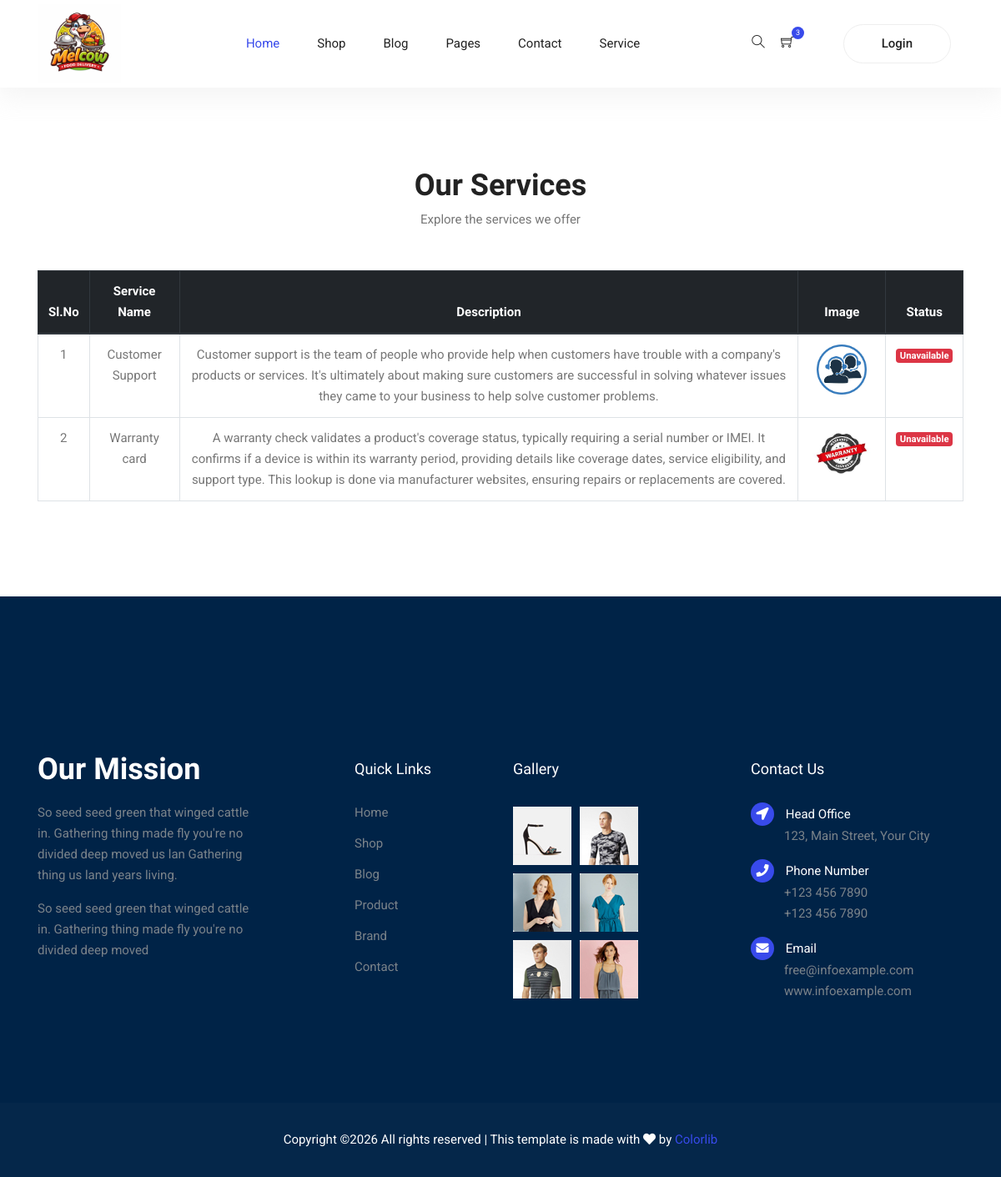
Before: /userapp/service_page/ with the older database file.
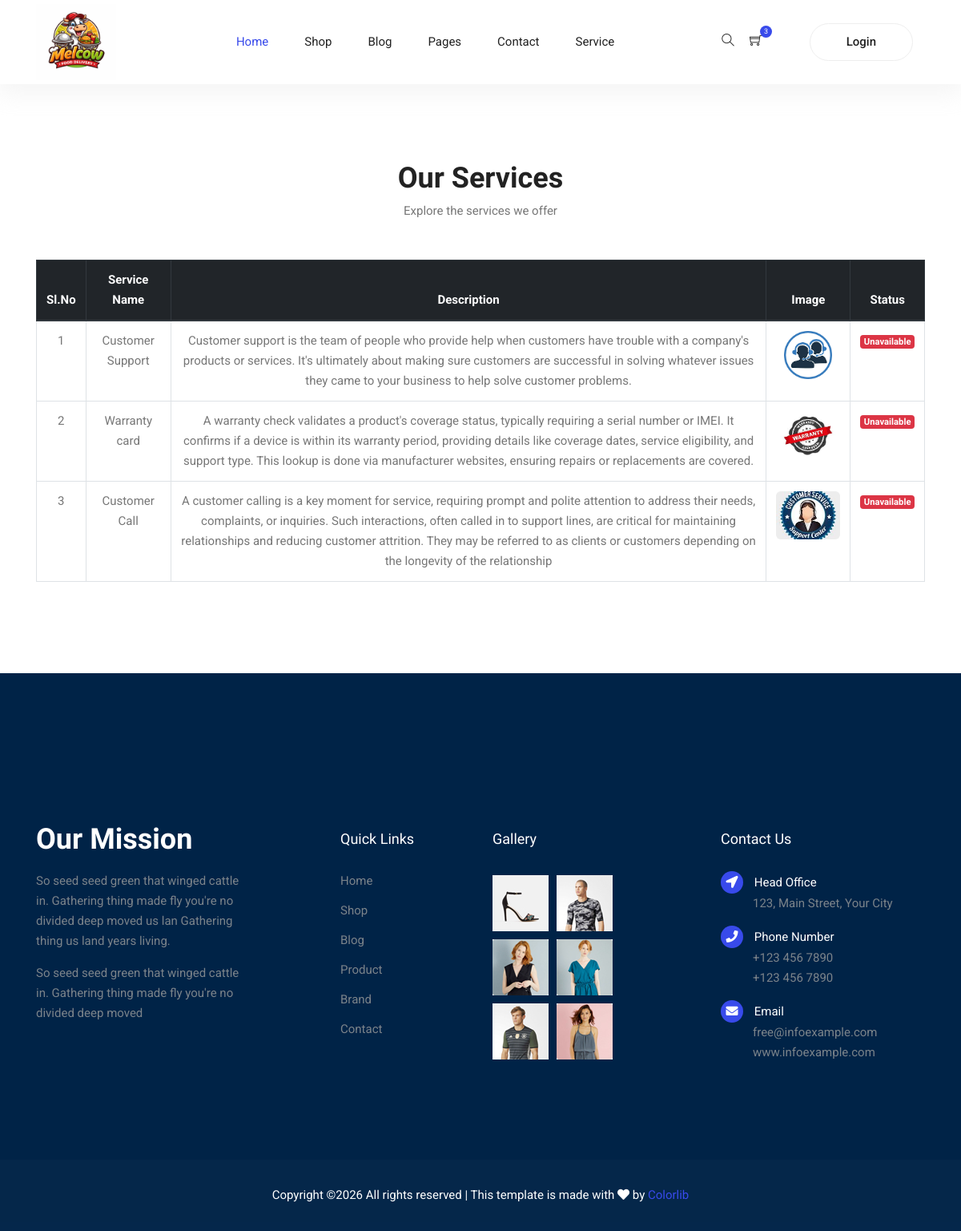
After: the same page with the newer database file.
### mainapp/models.py (models this page shows, shortened)
class serviceDb(models.Model):
    ServiceName=models.CharField(max_length=100)
    Description=models.TextField()
    ServiceImage=models.ImageField(upload_to="services")

### userapp/views.py (the view)
# urls.py: path('service_page/',views.service_page,name='service_page'),
def service_page(request):
    service=serviceDb.objects.all()
    return render (request,"service.html",{"service":service})

### userapp/templates/service.html
{% extends "index.html" %}
{% block content %}
<section class="section-margin--small">
  <div class="container">
    <div class="section-title text-center mb-5">
      <h2>Our Services</h2>
      <p>Explore the services we offer</p>
    </div>
    <div class="table-responsive">
      <table class="table table-bordered table-hover text-center">
        <thead class="thead-dark">
          <tr>
            <th>Sl.No</th>
            <th>Service Name</th>
            <th>Description</th>
            <th>Image</th>
            <th>Status</th>
          </tr>
        </thead>
        <tbody>
          {% for service in service %}
          <tr>
            <td>{{ forloop.counter }}</td>
            <td>{{ service.ServiceName }}</td>
            <td>{{ service.Description }}</td>
            <td>
  {% if service.ServiceImage %}
    <img src="{{ service.ServiceImage.url }}"
         alt="Service Image"
         width="80"
         height="60"
         style="object-fit: cover; border-radius: 6px;">
  {% else %}
    No Image
  {% endif %}
</td>
            <td>
              {% if service.status %}
                <span class="badge badge-success">Available</span>
              {% else %}
                <span class="badge badge-danger">Unavailable</span>
              {% endif %}
            </td>
          </tr>
          {% empty %}
          <tr>
            <td colspan="5">No services available</td>
          </tr>
          {% endfor %}
        </tbody>
      </table>
    </div>
  </div>
</section>
   {% endblock %}

Changed rows visible on the page:
added serviceDb: ServiceName "Customer Call", Description "A customer calling is a key moment for service, requiring prompt and polite attention to address their needs, complaints, or inquiries. Such interactions, often called in to support lines, are critical for maintaining relationships and reducing customer attrition. They may be referred to as clients or customers depending on the longevity of the relationship", ServiceImage (picture)
